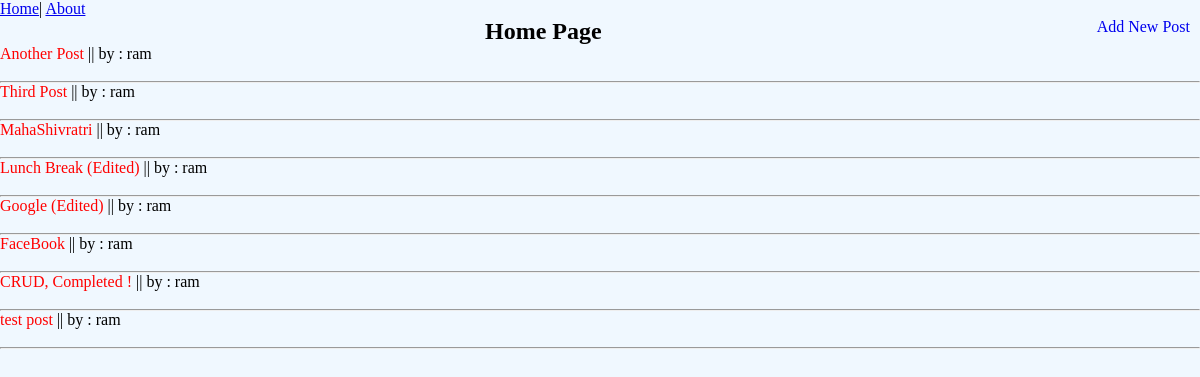
The page / on the database its author committed.
### blogApp/models.py (models this page shows, shortened)
class Posts(models.Model):
    title = models.CharField(max_length=100)
    author = models.ForeignKey(
                            'auth.User',
                            on_delete = models.CASCADE,
                            )
    body = models.TextField()

### blogApp/views.py (the view)
# urls.py: path('',HomePageView.as_view(),name='Home'),
class HomePageView(ListView):
    model = Posts
    template_name = 'home.html'
    context_object_name = 'all_posts'

### templates/home.html
{%  extends 'base.html' %}
{% block content %}
<div class="nav_right">
    <a href="{% url 'post_new' %}">Add New Post</a>
</div>
<center>
    <h2>
        Home Page
    </h2>
</center>
<ol>
    {% for post in all_posts %}
     <div class="post_title">
            <a href="{% url 'post_detail' post.pk %}"> {{ post.title }} </a> || by :  {{ post.author }}
     </div>
     <br>
     <hr>
    {% endfor %}
</ol>
{% endblock content %}

### templates/base.html (shortened to what this page needs)
{% load static %}
<html lang="en">
<head>
    <link href="{% static 'css/base.css' %}" rel="stylesheet">
</head>
<body>
    <header>
        <a href="{% url 'Home' %}">Home</a>| <a href="{% url 'About' %}">About</a>
    </header>
    {% block content %}
    {% endblock content %}
</body>
</html>

### static/css/base.css (style rules this page uses)
* { margin: 0; padding: 0; background-color: aliceblue; }
.post_title a { text-decoration: none; color: red; }
.nav_right { float: right; }
.nav_right a { text-decoration: none; padding: 10px; }

### rows shown on the page
Posts: title "Another Post", author "ram"
Posts: title "Third Post", author "ram"
Posts: title "MahaShivratri", author "ram"
Posts: title "Lunch Break (Edited)", author "ram"
Posts: title "Google (Edited)", author "ram"
Posts: title "FaceBook", author "ram"
Posts: title "CRUD, Completed !", author "ram"
Posts: title "test post", author "ram"
